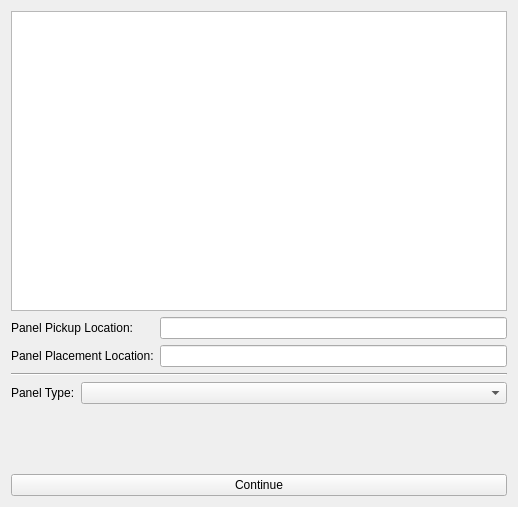
<?xml version="1.0" encoding="UTF-8"?>
<ui version="4.0">
 <class>Form</class>
 <widget class="QWidget" name="Form">
  <property name="geometry">
   <rect>
    <x>0</x>
    <y>0</y>
    <width>518</width>
    <height>507</height>
   </rect>
  </property>
  <property name="windowTitle">
   <string>Form</string>
  </property>
  <layout class="QVBoxLayout" name="verticalLayout">
   <item>
    <widget class="QGraphicsView" name="workspaceView">
     <property name="minimumSize">
      <size>
       <width>300</width>
       <height>300</height>
      </size>
     </property>
    </widget>
   </item>
   <item>
    <layout class="QFormLayout" name="formLayout">
     <item row="0" column="0">
      <widget class="QLabel" name="label">
       <property name="text">
        <string>Panel Pickup Location:</string>
       </property>
      </widget>
     </item>
     <item row="0" column="1">
      <widget class="QLineEdit" name="pickupLocation">
       <property name="minimumSize">
        <size>
         <width>0</width>
         <height>0</height>
        </size>
       </property>
      </widget>
     </item>
     <item row="1" column="0">
      <widget class="QLabel" name="label_2">
       <property name="text">
        <string>Panel Placement Location:</string>
       </property>
      </widget>
     </item>
     <item row="1" column="1">
      <widget class="QLineEdit" name="placementLocation"/>
     </item>
    </layout>
   </item>
   <item>
    <widget class="Line" name="line">
     <property name="orientation">
      <enum>Qt::Horizontal</enum>
     </property>
    </widget>
   </item>
   <item>
    <layout class="QFormLayout" name="formLayout_2">
     <item row="0" column="0">
      <widget class="QLabel" name="label_3">
       <property name="text">
        <string>Panel Type:</string>
       </property>
      </widget>
     </item>
     <item row="0" column="1">
      <widget class="QComboBox" name="panelType"/>
     </item>
    </layout>
   </item>
   <item>
    <spacer name="verticalSpacer">
     <property name="orientation">
      <enum>Qt::Vertical</enum>
     </property>
     <property name="sizeHint" stdset="0">
      <size>
       <width>20</width>
       <height>40</height>
      </size>
     </property>
    </spacer>
   </item>
   <item>
    <widget class="QPushButton" name="continue_button">
     <property name="text">
      <string>Continue</string>
     </property>
    </widget>
   </item>
  </layout>
 </widget>
 <resources/>
 <connections/>
</ui>
